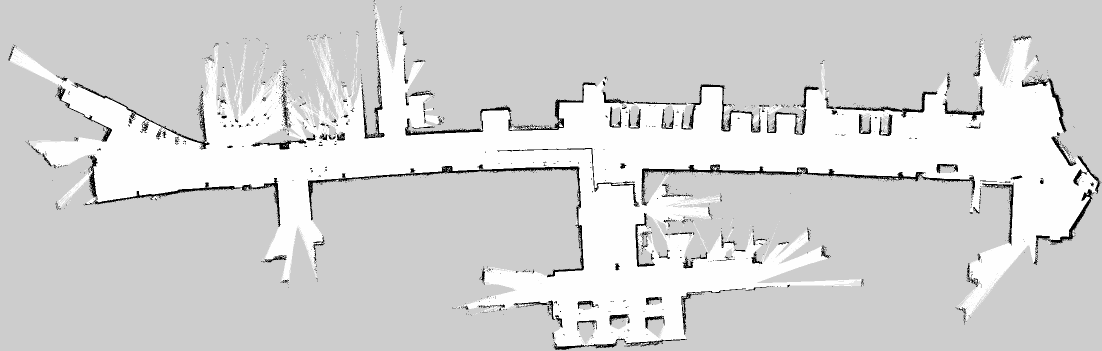
#> input picture maps/some_map.pgm, 2204 x 702 px, found by its file name (shown at 1/2 size)
$ python merge6_zone_check.py
#> lines starting #> are read from the running program, lines starting #| are printed output that depends on the picture; after the words box and inside, x2 and y2 are one past the last pixel; in counts of white or black regions, pixels touching at a corner belong together
"""Measure per-overlap-zone misalignment of the first_floor merge.

For a candidate transform (angle, dy, dx) of second_half_building onto
some_map, find the connected overlap zones (both maps known), and inside
each zone locally cross-correlate the two wall masks to get the residual
offset vector there. A rigid fit is right when every zone's residual is
~0; a rotation error shows up as residuals that grow with distance from
the well-anchored zone.

Usage: python3 merge6_zone_check.py [angle dy dx]   (default 196.0 -474 392)
"""
import sys

import cv2
import numpy as np

from PIL import Image
from scipy import ndimage

M = '/home/ros/Documents/matrix_turtlebot/maps/'
ANG, DY, DX = (float(sys.argv[1]), int(sys.argv[2]), int(sys.argv[3])) \
    if len(sys.argv) == 4 else (196.0, -474, 392)

A = np.array(Image.open(M + 'some_map.pgm'))
#> A is the input picture: shape (702, 2204); min 0, max 254, mean 211.9
B = np.array(Image.open(M + 'second_half_building.pgm'))
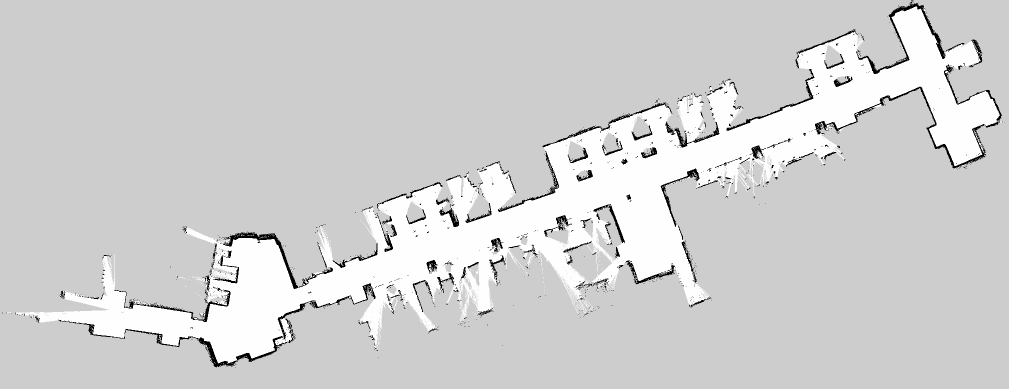
#> input picture maps/second_half_building.pgm, 2017 x 778 px, found by its file name (shown at 1/2 size)
#> B is the input picture: shape (778, 2017); min 0, max 254, mean 209.1


def rotate(im, ang, fill):
#> called with ang = -196, fill = 205
    h, w = im.shape
#> h = 778; w = 2017
    diag = int(np.ceil(np.hypot(h, w)))
#> diag = 2162
    Mr = cv2.getRotationMatrix2D((w / 2, h / 2), ang, 1.0)
    Mr[0, 2] += (diag - w) / 2
    Mr[1, 2] += (diag - h) / 2
    return cv2.warpAffine(im, Mr, (diag, diag), flags=cv2.INTER_NEAREST,
                          borderValue=fill)


def place(shape, img, dy, dx, fill=205):
    out = np.full(shape, fill, img.dtype)
    ys, xs = max(0, dy), max(0, dx)
    ye = min(shape[0], dy + img.shape[0])
    xe = min(shape[1], dx + img.shape[1])
    out[ys:ye, xs:xe] = img[ys - dy:ye - dy, xs - dx:xe - dx]
    return out


def zone_offsets(ang, dy, dx, verbose=True):
    Brot = rotate(B, -ang, 205)
    H = max(A.shape[0], dy + Brot.shape[0]) - min(0, dy)
#> H = 2162
    W = max(A.shape[1], dx + Brot.shape[1]) - min(0, dx)
#> W = 2554
    oy, ox = -min(0, dy), -min(0, dx)
    cA = place((H, W), A, oy, ox)
    cB = place((H, W), Brot, dy + oy, dx + ox)
#> call 2 of place, with shape = (2162, 2554), dy = 0, dx = 392, fill = 205
#> in place (call 2), `out[ys:ye, xs:xe] = img[ys - dy:ye - dy, xs - dx:xe - dx]`:
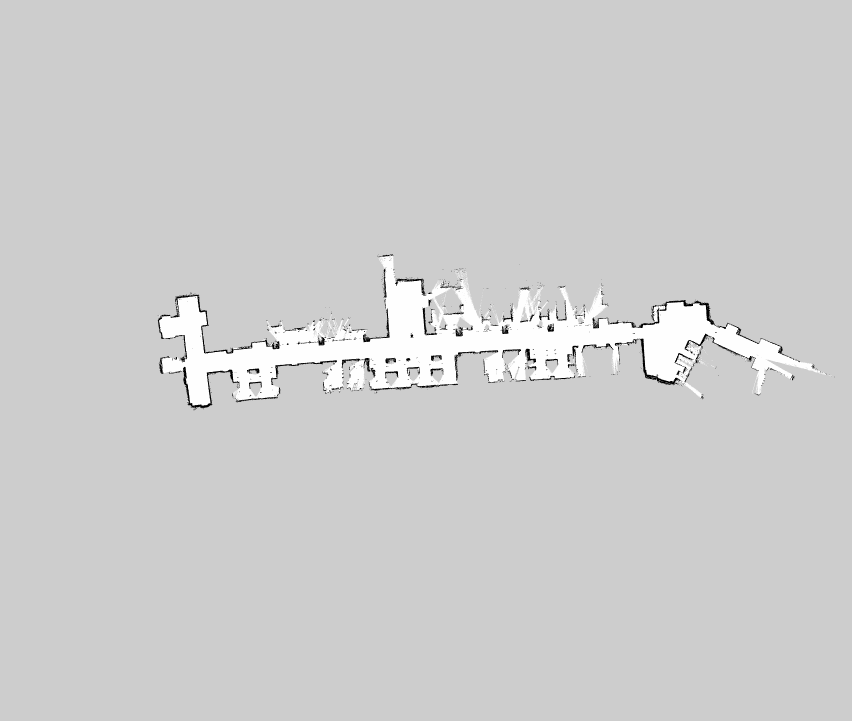
#> out: shape (2162, 2554) (shown at 1/3 size); min 0, max 254, mean 206.2

    overlap = (cA != 205) & (cB != 205)
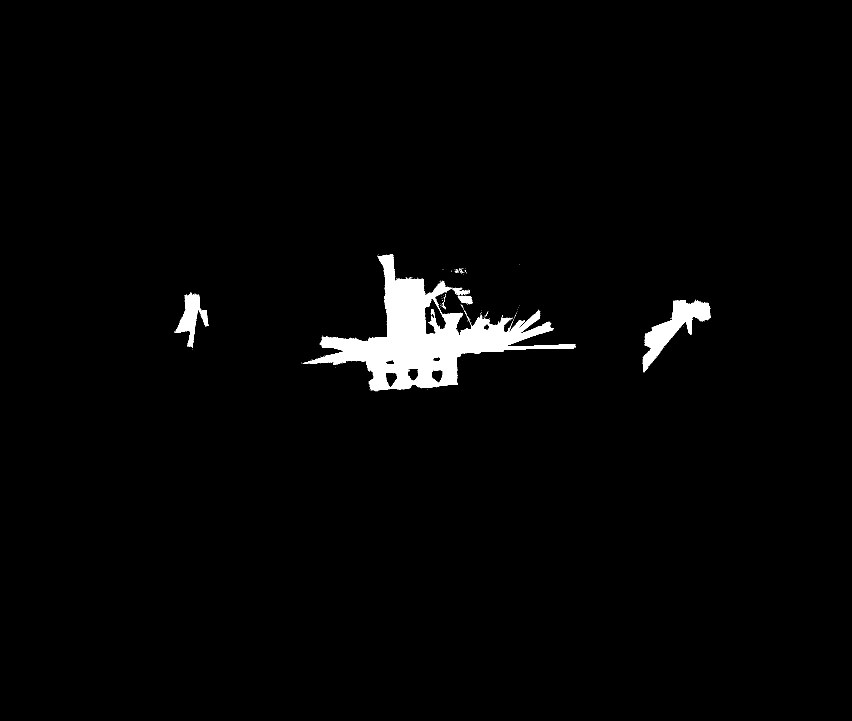
#> overlap: shape (2162, 2554) bool (shown at 1/3 size); 2.1% white; 275 white regions (266 under 20 px), largest, box (x1, y1, x2, y2) and area: (912, 762, 1727, 1174) 93601, (1928, 900, 2133, 1118) 13810, (525, 879, 626, 1044) 6194
    # ignore slivers: keep zones with real area (>= ~4 m^2)
    labels, n = ndimage.label(ndimage.binary_closing(overlap, iterations=3))
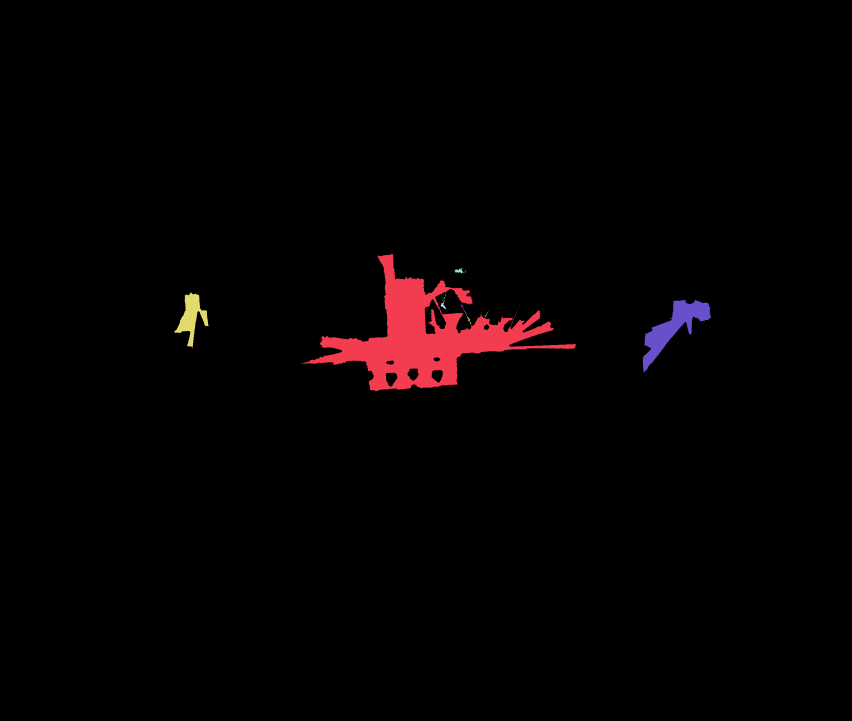
#> labels: shape (2162, 2554) int32 (shown at 1/3 size); 108 distinct labels, from 0 to 107; one colour per label, 0 black
#> n = 107
    sizes = ndimage.sum(overlap, labels, range(1, n + 1))
#> sizes = 107 values, max 94823 at index 0, min 0 at index 11, mean 1077.1
    zones = [i + 1 for i in range(n) if sizes[i] > 1600]
#> zones = [1, 26, 37]

    results = []
    for z in sorted(zones, key=lambda z: ndimage.center_of_mass(overlap, labels, z)[1]):
        mask = labels == z
        cy, cx = ndimage.center_of_mass(mask)
        ys, xs = np.where(mask)
        y0, y1, x0, x1 = ys.min(), ys.max(), xs.min(), xs.max()
        wallsA = ((cA < 100) & mask)[y0:y1 + 1, x0:x1 + 1].astype(np.float32)
        wallsB = ((cB < 100) & mask)[y0:y1 + 1, x0:x1 + 1].astype(np.float32)
        if wallsA.sum() < 50 or wallsB.sum() < 50:
            continue
        # correlate B against A inside the zone over a +/-25 px search window
        pad = 25
        tpl = wallsB[pad:-pad, pad:-pad]
        if min(tpl.shape) < 20:
            continue
        cc = cv2.matchTemplate(wallsA, tpl, cv2.TM_CCORR)
        _, score, _, loc = cv2.minMaxLoc(cc)
        off_dx, off_dy = loc[0] - pad, loc[1] - pad
        results.append((cx, cy, off_dx, off_dy, mask.sum(), score))
        if verbose:
            print(f'zone @canvas x={cx:6.0f} y={cy:6.0f} area={mask.sum():7d}px  '
                  f'B is off by (dx={off_dx:+d}, dy={off_dy:+d}) px '
                  f'[{off_dx * 5:+d} cm, {off_dy * 5:+d} cm]')
#> this loop made 3 passes
#> (z, cy, cx, y0, y1, x0, x1, score) on passes 1, 3: (26, 949.7, 574.2, 877, 1043, 522, 625, 1), (37, 981.8, 2020.3, 900, 1116, 1928, 2132, 0)
#> (cy, cx, y0, y1, x0, x1, score, loc) on pass 2: (1010.9, 1275.2, 762, 1173, 907, 1727, 3946, (25, 25))
#| zone @canvas x=   574 y=   950 area=   6544px  B is off by (dx=-5, dy=-18) px [-25 cm, -90 cm]
#| zone @canvas x=  1275 y=  1011 area=  98137px  B is off by (dx=+0, dy=+0) px [+0 cm, +0 cm]
#| zone @canvas x=  2020 y=   982 area=  14499px  B is off by (dx=-25, dy=-25) px [-125 cm, -125 cm]
#> pass 1, in zone_offsets, `wallsB = ((cB < 100) & mask)[y0:y1 + 1, x0:x1 + 1].astype(np.float32)`:
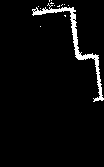
#> wallsB: shape (167, 104) float32; values 0 (black) and 1 (white), 3.9% white; 13 white regions (12 under 20 px), largest, box (x1, y1, x2, y2) and area: (32, 3, 104, 102) 649
#> pass 1, in zone_offsets, `tpl = wallsB[pad:-pad, pad:-pad]`:
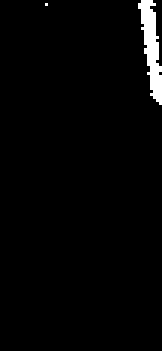
#> tpl: shape (117, 54) float32 (shown 3 times larger); values 0 (black) and 1 (white), 2.3% white; 2 white regions (1 under 20 px), largest, box (x1, y1, x2, y2) and area: (46, 0, 54, 35) 143
#> after the loop: cc: shape (51, 51) float32; every value is 0
#> after the loop: mask: shape (2162, 2554) bool; 0.26% white; 1 white region, box (x1, y1, x2, y2) and area: (1928, 900, 2133, 1117) 14499
#> after the loop:
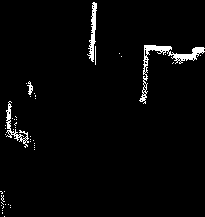
#> wallsA: shape (217, 205) float32; values 0 (black) and 1 (white), 2.6% white; 46 white regions (42 under 20 px), largest, box (x1, y1, x2, y2) and area: (139, 45, 205, 104) 566, (87, 2, 97, 62) 247, (6, 101, 29, 148) 224, (27, 81, 33, 95) 42
#> after the loop, results = [(574.2, 949.7, -5, -18, 6544, 1), (1275.2, 1010.9, 0, 0, 98137, 3946), (2020.3, 981.8, -25, -25, 14499, 0)]
    return results


if __name__ == '__main__':
    print(f'transform: angle={ANG} dy={DY} dx={DX}')
    res = zone_offsets(ANG, DY, DX)
#> res has the same summary as results in zone_offsets
    if len(res) >= 2:
        # residual rotation implied by the two most distant zones
        (x1, y1, dx1, dy1, *_), (x2, y2, dx2, dy2, *_) = res[0], res[-1]
#> x1 = 574.2; y1 = 949.7; dx1 = -5; dy1 = -18; x2 = 2020.3; y2 = 981.8; dx2 = -25; dy2 = -25
        lever = np.hypot(x2 - x1, y2 - y1)
#> lever = 1446.5
        dvx, dvy = dx2 - dx1, dy2 - dy1
#> dvx = -20; dvy = -7
        # tangential component of the differential offset across the lever
        ux, uy = (x2 - x1) / lever, (y2 - y1) / lever
#> ux = 1; uy = 0.0222
        tangential = -dvx * uy + dvy * ux
#> tangential = -6.55
        theta = np.degrees(tangential / lever)
#> theta = -0.26
        print(f'\nlever {lever:.0f}px between outer zones; differential offset '
              f'({dvx:+d},{dvy:+d})px -> residual rotation ~{theta:+.3f} deg')
#| lever 1446px between outer zones; differential offset (-20,-7)px -> residual rotation ~-0.260 deg
